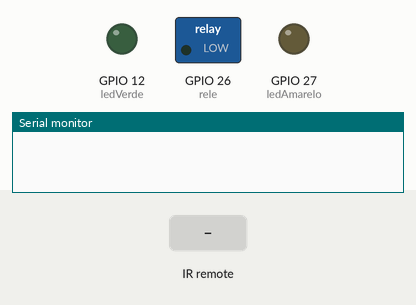
Recording of a sketch running on a simulated ESP8266 (NodeMCU). Parts: switched loads named in the sketch (green lamp = pin HIGH), output pins drawn as LEDs (lit = HIGH), the last lines printed to the serial monitor. Inputs (shaded band) come from the test bench.

Above: at 1.2 s.
1.3 s: infrared code 0xFF18E7 received
At 1.8 s:
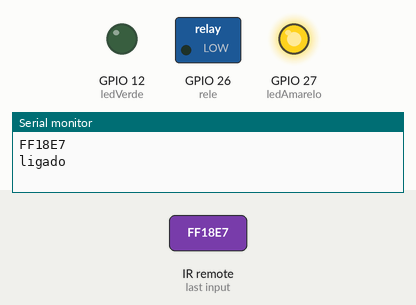
2.8 s: infrared code 0xFF4AB5 received
At 4.0 s:
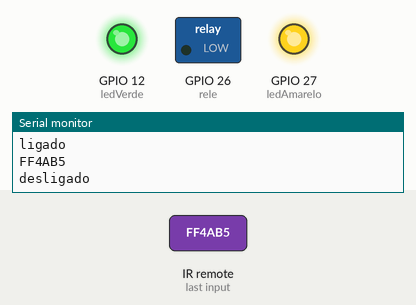
4.3 s: infrared code 0xFF10EF received
At 5.3 s:
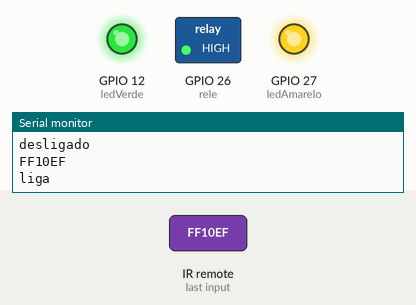
5.8 s: infrared code 0xFFA25D received
At 6.4 s:
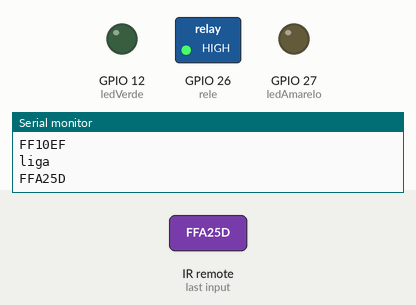
7.3 s: infrared code 0xFF18E7 received
At 7.6 s:
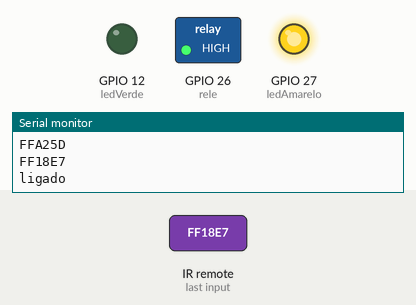
Timing chart, 0 to 9.8 s (numbered marks = the images above; inputs shaded):
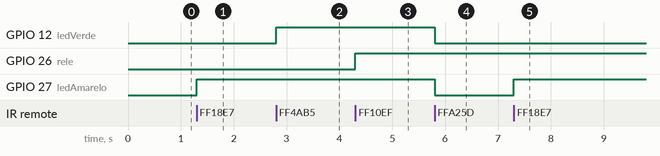

Measured:
- after the input at 1.3 s, GPIO 27 (ledAmarelo): LOW → HIGH at once
- after the input at 2.8 s, GPIO 12 (ledVerde): LOW → HIGH at once
- after the input at 4.3 s, GPIO 26 (rele): LOW → HIGH at once
- after the input at 5.8 s, GPIO 12 (ledVerde), GPIO 27 (ledAmarelo): HIGH → LOW at once
- after the input at 7.3 s, GPIO 27 (ledAmarelo): LOW → HIGH at once

The sketch:

leitor_IRremote_funcional.ino
```cpp
  #include <IRrecv.h>
  #include <IRremoteESP8266.h>

  IRrecv irrecv(8);
  decode_results results;

  const int ledVerde = 12;
  const int ledAmarelo = 27;
  const int rele = 26;

  void setup() {

    pinMode(rele, OUTPUT);
    pinMode(ledVerde, OUTPUT);
    pinMode(ledAmarelo, OUTPUT);
    irrecv.enableIRIn();  // Start the receiver
    Serial.begin(115200);
    digitalWrite(rele, LOW);
  }

  // codigos
  // 1= FFA25D
  // 2= FF629D
  // 3= FFE21D
  // 4=
  // 5=
  // 6=
  // 7=
  // 8=
  // 9=
  // 0=FF9867

  // ok=FF38C7
  // up=FF18E7
  // dw=FF4AB5
  // lf=FF10EF
  // rg=FF5AA5

  // The repeating section of the code
  void loop() {

    // Check if the IR code has been received.
    if (irrecv.decode(&results)) {

      Serial.println(results.value, HEX);

      if (results.value == 0xFF18E7) {   // up
        digitalWrite(ledAmarelo, HIGH);
        Serial.println("ligado");
      }

      if (results.value == 0xFF4AB5) {   // down
        digitalWrite(ledVerde, HIGH);
        Serial.println("desligado");
      }
      if (results.value == 0xFFA25D) {   // 1
        digitalWrite(ledVerde, LOW);
        digitalWrite(ledAmarelo, LOW);
      }
      if (results.value == 0xFF10EF) {   // left
        digitalWrite(rele, HIGH);
        Serial.println("liga");
      }
      if (results.value == 0xFF5AA5) {   // right
        digitalWrite(rele, LOW);
        Serial.println("desliga");
      }

      delay(100);
      irrecv.resume();

    }
  }
```
